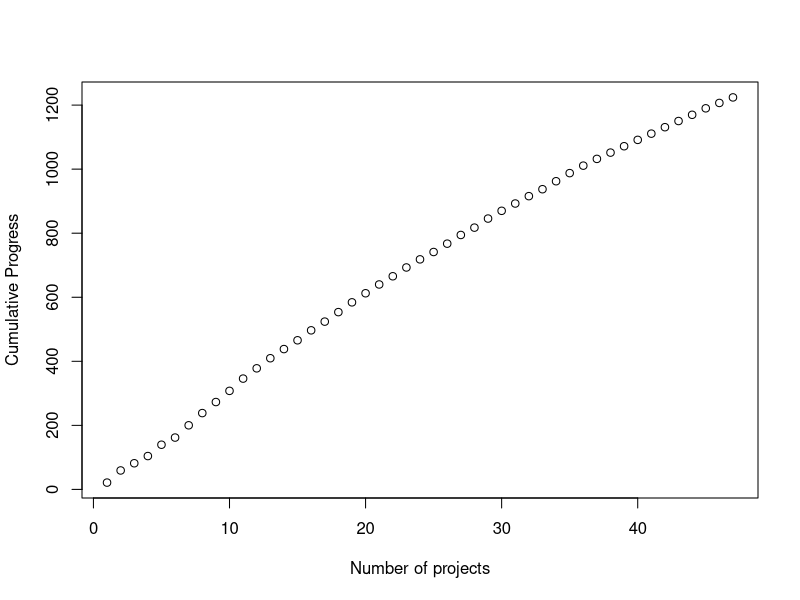

Recreate this plot in R.
# We start off by defining parameter values for the run.

#Define parameter values
# Number of projects =n
n <- 47
#Number of relevant factors =k
k <- 6
# Coefficient mean
muB <- 1
# Coefficient SD
sigma2B <- 1
# Variable mean
muX <- 3
#Variable SD
sigma2X <- 2
# Error mean
muu <- 2
# Error SD
sigma2u <- 2

# Now we can generate the coefficients, variables, and error terms, 
# and use them to determine cost-effectiveness values.
set.seed(123)
coefficients <- rlnorm(k, meanlog=log((muB^2)/(sqrt(sigma2B + (muB^2)))), sdlog=sqrt(log(1 +(sigma2B/(muB^2)))))

variables <- matrix(rlnorm(n*k, meanlog=log((muX^2)/(sqrt((sigma2X + (muX^2))))), sdlog=sqrt(log(1 +(sigma2X/(muX^2))))), nrow=k, ncol=n, byrow=TRUE)

errors <- rlnorm(n, meanlog=log((muu^2)/(sqrt((sigma2u + (muu^2))))), sdlog=sqrt(log(1 +(sigma2u/(muu^2)))))

costeffectiveness <- (t(coefficients) %*% variables) + t(errors)
t(costeffectiveness)

# Now we need to pass this into a data frame
df <- as.data.frame(t(variables))
df <- cbind.data.frame(rep(0, n), t(costeffectiveness), df)

names <- c("lmpred", "ce")
for (i in 1:k) {
  names <-c(names, paste0("v",i))
}

colnames(df) <- names
df

#Initially, project selection is random, which since project generation is random,
#can be represented as taking the first k projects, and adding them to the 'selprojects'
#dataframe, which is an ordered dataframe of the selected projects. 'rejprojects' contains
#the set of projects that have been rejected (not accepted yet)
selprojects <- head(df, k)
selprojects

rejprojects <- tail(df, n-k)
rejprojects
# Now individuals can predict the effectiveness of other projects with a linear regression model
#They select the remaining project with the highest prediction error, and add it to selproject.
while (nrow(selprojects)<n) {
lm <- lm(ce~ . - lmpred -1, data=selprojects)
rejprojects$lmpred <-predict(lm, rejprojects)
rejprojects <- rejprojects[with(rejprojects,order(-lmpred)),]
selprojects <- rbind(selprojects, rejprojects[1,])
rejprojects <- rejprojects[-1,]
}
selprojects
attach(selprojects)
plot(1:nrow(selprojects), cumsum(selprojects$ce), xlab="Number of projects", ylab="Cumulative Progress")
